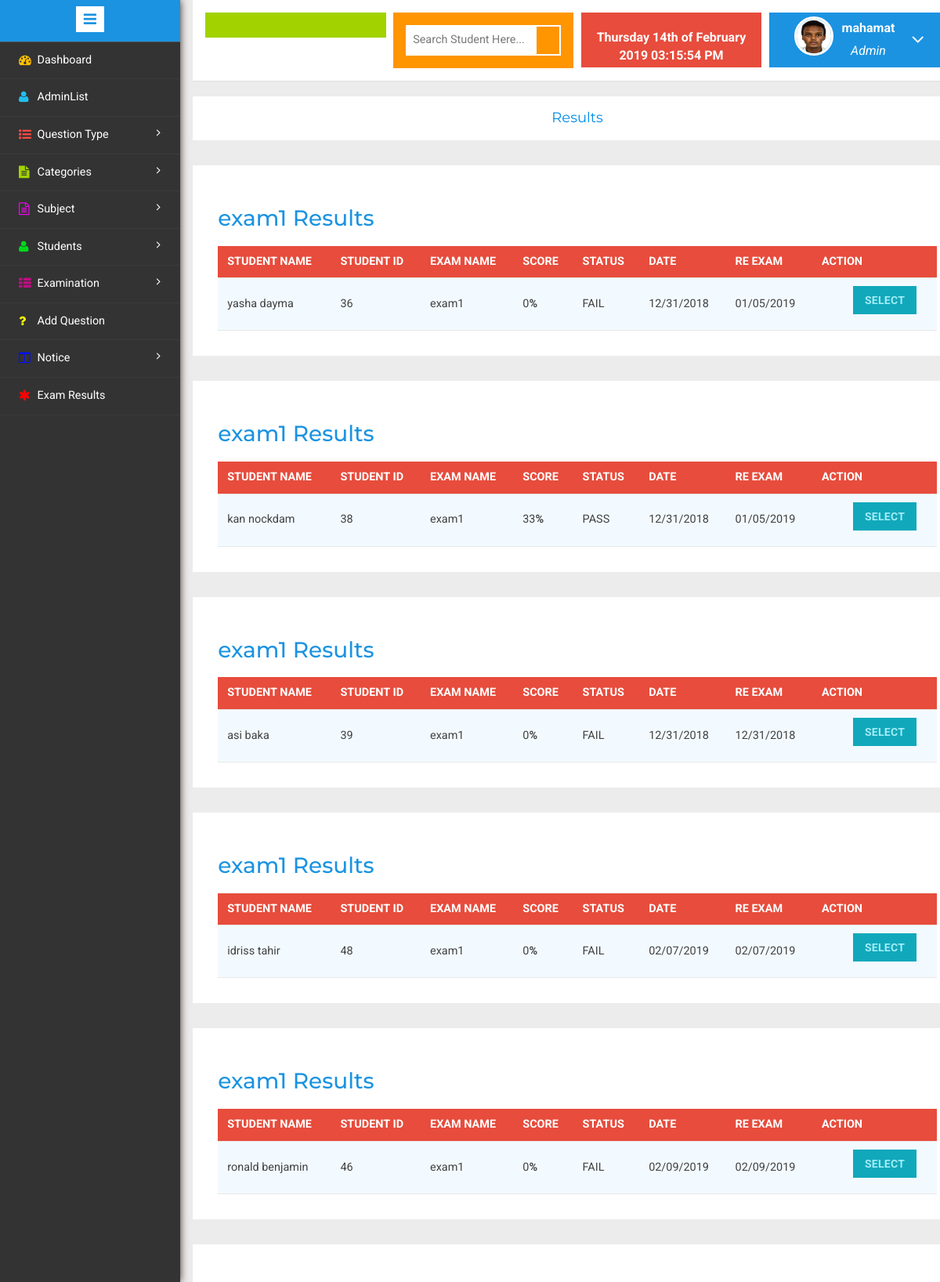
Screenshot of /admin/viewresults.php?eid=17 (signed in) with the database file from the repository.
### tables this page shows
CREATE TABLE `usertbl` (
  `uid` int(11) NOT NULL,
  `fname` varchar(50) NOT NULL,
  `lname` varchar(50) NOT NULL,
  `gender` varchar(20) NOT NULL,
  `blood` varchar(20) NOT NULL,
  `email` varchar(50) NOT NULL,
  `phone` varchar(20) NOT NULL,
  `mobile` varchar(20) NOT NULL,
  `password` varchar(50) NOT NULL,
  `cpassword` varchar(50) NOT NULL,
  `dob` date NOT NULL,
  `address` varchar(50) NOT NULL,
  `deptname` varchar(50) NOT NULL,
  `catname` varchar(50) NOT NULL,
  `file` varchar(50) NOT NULL,
  `status` tinyint(1) NOT NULL
);

CREATE TABLE `assesmenttbl` (
  `recordid` int(11) NOT NULL,
  `studid` int(11) NOT NULL,
  `studname` varchar(100) NOT NULL,
  `examname` varchar(100) NOT NULL,
  `examid` int(11) NOT NULL,
  `score` varchar(100) NOT NULL,
  `status` varchar(100) NOT NULL,
  `nextretake` varchar(50) NOT NULL,
  `date` varchar(50) NOT NULL
);

### admin/checkuser.php (called while the page is built, shortened)
<?php
$user_check= $_SESSION["userid"];
$ses_sql=mysql_query("select * from usertbl where uid = '$user_check'");
$row = mysql_fetch_assoc($ses_sql);
$my_fname =$row['fname'];
$my_file=$row['file'];
?>

### admin/viewresults.php (the view, shortened to what this page needs)
<!DOCTYPE HTML>
<html>
<head>
</head>
<body>
<div class="page-container">
<div class="left-content">
<div class="mother-grid-inner">
<?php
if($_SESSION["userid"]==true)
{
include("header.php");
if (isset($_GET['eid'])) {
$exam_id = $_GET['eid'];
$sql = "SELECT * FROM assesmenttbl WHERE examid = '$exam_id'";
$result = mysql_query($sql);
if (mysql_num_rows($result) > 0) {
    while($row = mysql_fetch_assoc($result)) {
    $exam_name = $row['examname'];
    }
} else {
}
}else{
header("location:./");
}
?>
<ol class="breadcrumb">
	                  <center><li class="breadcrumb-item"><h4><a href="">Results </a></h4></li></center>
            </ol>
<?php
$sql="SELECT * FROM assesmenttbl WHERE examid = '$exam_id'";
$result = mysql_query($sql);
 while($rows=mysql_fetch_assoc($result))
{
	extract($rows);
	?>
<div class="agile-grids">
<div class="agile-tables">
<div class="w3l-table-info">
<h3><?php echo $exam_name; ?> Results</h3>
<table width="100%" id="table">
<thead>
<tr>
		   <th align="left">Student Name</th>
		   <th align="left">Student ID</th>
		   <th align="left">Exam Name</th>
           <th align="left">Score</th>
           <th align="left">Status</th>
		   <th align="left">Date</th>
		   <th align="left">RE Exam</th>
           <th align="left">Action</th>
</tr>
</thead>
<tbody>
    <tr>
    <td><?php echo $rows['studname'];?></td>
    <td><?php echo $rows['studid'];?></td>
    <td><?php echo $rows['examname'];?></td>
    <td><?php echo $rows['score'];?><b>%</b></td>
	<td><?php echo $rows['status'];?></td>
	<td><?php echo $rows['date'];?></td>
	<td><?php echo $rows['nextretake'];?></td>
	<td>
    <ul  style="list-style: none;" >
          <li class="dropdown ">
		      <button href="#" class="dropdown-toggle btn bg-primary" data-toggle="dropdown" aria-expanded="false">
			       select
		      </button>
	      </li>
	</ul>
	</td>
    </tr>
</tbody>
</table>
</div>
</div>
</div>
	<?php }?>
<?php include("footer.php"); ?>
	<?php include("sidebar.php"); ?>
	<?php }
else
	header('location:login.php');
?>
</body>
</html>

### admin/header.php (shortened to what this page needs)
<!DOCTYPE HTML>
<html>
<head>
<link href="css/bootstrap.min.css" rel='stylesheet' type='text/css' />
<link href="css/style.css" rel='stylesheet' type='text/css' />
<link rel="stylesheet" href="css/morris.css" type="text/css"/>
<link href="css/font-awesome.css" rel="stylesheet">
<link rel="stylesheet" href="css/jquery-ui.css">
<link rel="stylesheet" href="css/icon-font.min.css" type='text/css' />
<link rel="stylesheet" href="css/table-style.css" type='text/css' />
</head>
<body>
<?php include("checkuser.php"); ?>
				<div class="header-main">
					<div class="logo-w3-agile">
							</div>
					<div class="w3layouts-left">
								<div class="w3-search-box">
									<form action="search.php" method="GET">
										<input type="text" placeholder="Search Student Here..." name="name" required="">
										<input type="submit" value="">
									</form>
								</div>
						 </div>
						 <div class="w3layouts-right">
							<div class="profile_details_left">
								<b><font color="white"><?php  date_default_timezone_set( "Asia/Kolkata");
								echo date("l jS \of F Y h:i:s A"); ?></font></b><br>
							</div>
						</div>
						<div class="profile_details w3l">
								<ul>
									<li class="dropdown profile_details_drop">
										<a href="#" class="dropdown-toggle" data-toggle="dropdown" aria-expanded="false">
											<div class="profile_img">
												<span class="prfil-img"><?php echo($my_file!=NULL)?'<img src="uploaded/'.$my_file.'" >' :'' ;?> </span>
												<div class="user-name">
													<p><?php echo $my_fname;?></p>
													<span>Admin</span>
												</div>
												<i class="fa fa-angle-down"></i>
												<div class="clearfix"></div>
											</div>
										</a>
									</li>
								</ul>
							</div>
				</div>
			</body>
</body>
</html>

### admin/css/table-style.css (style rules this page uses)
table { background: white; border-collapse: collapse; margin: 1.25em 0 0; width: 100%; }
table tr, table th, table td { border: none; border-bottom: 1px solid #e8e8e8; font-size: .95em; }
table th, table td { padding: 10px 12px; text-align: left; }
table th { background: #e74c3c; color: #fff; text-transform: uppercase; }
table tr td { background: #f3faff; color: #424242; }
table { width: 100%; }

### admin/header.php (style rules this page uses)
.w3layouts-right { width: 10px; height: 70px; }

### rows the page displays
usertbl: file (picture), fname "mahamat"
assesmenttbl: studname "yasha dayma", studid "36", examname "exam1", score "0", status "FAIL", date "12/31/2018", nextretake "01/05/2019"
assesmenttbl: examname "exam1", studname "ronald benjamin", studid "46", score "0", status "FAIL", date "02/09/2019", nextretake "02/09/2019"
assesmenttbl: studname "kan nockdam", studid "38", examname "exam1", score "33", status "PASS", date "12/31/2018", nextretake "01/05/2019"
assesmenttbl: studname "asi baka", studid "39", examname "exam1", score "0", status "FAIL", date "12/31/2018", nextretake "12/31/2018"
assesmenttbl: studname "idriss tahir", studid "48", examname "exam1", score "0", status "FAIL", date "02/07/2019", nextretake "02/07/2019"
